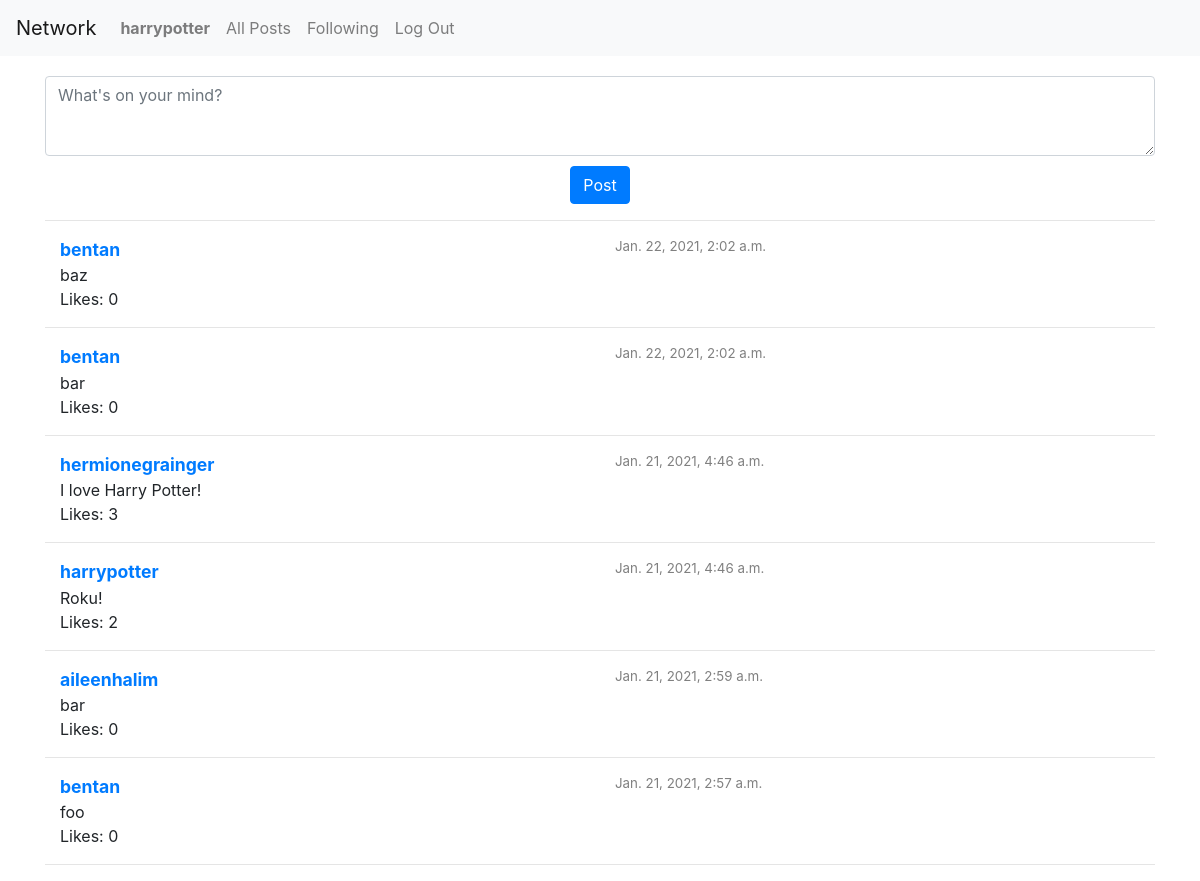
The app's page / (signed in) with its own data.
### network/models.py (models this page shows, shortened)
class User(AbstractUser):
    following = models.ManyToManyField('self', blank=True, related_name='followers', symmetrical=False)
    def __str__(self):
        return f"{self.username}"

class Post(models.Model):
    user = models.ForeignKey(User, on_delete=models.CASCADE)
    post_content = models.TextField(max_length=280)
    likes = models.ManyToManyField(User, blank=True, related_name='user_likes')
    created_timestamp = models.DateTimeField(auto_now_add=True)
    edited_timestamp = models.DateTimeField(auto_now=True)

### network/views.py (the view)
# urls.py: path("", views.index, name="index"),
def index(request):
    if request.method == 'POST' and request.user.is_authenticated:
        p = PostForm(request.POST)
        if p.is_valid():
            r = Post(user = request.user, post_content = p.cleaned_data['post_content'])
            r.save()
            return HttpResponseRedirect(reverse("index"))
    posts = Post.objects.order_by('-edited_timestamp')
    duration_dict = {}
    for post in posts:
        duration_dict[post.id] = duration(post.edited_timestamp)
    form = PostForm()
    return render(request, "network/index.html", {
        'form': form,
        'posts': posts,
        'durations': duration_dict,
    })

### network/models.py
class PostForm(ModelForm):
    class Meta:
        model = Post
        fields = ['post_content']
        label = {
            'post_content': 'Post'
        }
        widgets = {
            'post_content': Textarea(attrs={'class': 'form-control', 'placeholder': 'What\'s on your mind?', 'style': 'height: 5em; width: 100%;'}),
        }

### network/templates/network/index.html (shortened to what this page needs)
{% extends "network/layout.html" %}
{% block body %}
    <div class="container">
        <div style="padding: 10px;"></div>
        {% if user.is_authenticated and not user_profile %}
            <form method="post" action="{% url 'index' %}">
                {{form.post_content}}
                <div style="padding: 5px;"></div>
                <div style="text-align: center;"><button class="btn btn-primary" type="submit">Post</button></div>
            </form>
        {% endif %}
        <hr>
        {% for post in posts %}
            <div class="container">
                <div class="row">
                    <div class="col allPostUsername"><a href="{% url 'user' post.user %}">{{ post.user }}</a></div>
                    <div class="col allPostTimestamp">{{ post.edited_timestamp }}</div>
                </div>
                <div class="row">
                    <div class="col">{{ post.post_content }}</div>
                </div>
                <div class="row">
                    <div class="col">Likes: {{ post.likes.all.count}}</div>
                </div>
            </div>
            <hr>
        {% endfor %}
    </div>
{% endblock %}

### network/templates/network/layout.html (shortened to what this page needs)
{% load static %}
<!DOCTYPE html>
<html lang="en">
    <head>
        <link rel="stylesheet" href="https://stackpath.bootstrapcdn.com/bootstrap/4.4.1/css/bootstrap.min.css">
        <link href="{% static 'network/styles.css' %}" rel="stylesheet">
    </head>
    <body>
        <nav class="navbar navbar-expand-lg navbar-light bg-light">
            <a class="navbar-brand" href="{% url 'index' %}">Network</a>
            <div>
              <ul class="navbar-nav mr-auto">
                {% if user.is_authenticated %}
                    <li class="nav-item">
                        <a class="nav-link" href="{% url 'user' user.username %}" id="logged_in_user">{{ user.username }}</a>
                    </li>
                {% endif %}
                <li class="nav-item">
                  <a class="nav-link" href="{% url 'index' %}">All Posts</a>
                </li>
                {% if user.is_authenticated %}
                    <li class="nav-item">
                        <a class="nav-link" href="#">Following</a>
                    </li>
                    <li class="nav-item">
                        <a class="nav-link" href="{% url 'logout' %}">Log Out</a>
                    </li>
                {% endif %}
              </ul>
            </div>
          </nav>
        <div class="body">
            {% block body %}
            {% endblock %}
        </div>
    </body>
</html>

### network/static/network/styles.css (style rules this page uses)
.allPostUsername { font-weight: bold; font-size: 1.1em; }
.allPostTimestamp { color: grey; font-size: smaller; }
#logged_in_user { font-weight: bold; }

### records on screen
User: username "harrypotter"
Post: user "bentan", edited_timestamp "Jan. 22, 2021, 2:02 a.m.", post_content "baz", likes.all.count "0"
Post: user "bentan", edited_timestamp "Jan. 22, 2021, 2:02 a.m.", post_content "bar", likes.all.count "0"
Post: user "hermionegrainger", edited_timestamp "Jan. 21, 2021, 4:46 a.m.", post_content "I love Harry Potter!", likes.all.count "3"
Post: user "harrypotter", edited_timestamp "Jan. 21, 2021, 4:46 a.m.", post_content "Roku!", likes.all.count "2"
Post: user "aileenhalim", edited_timestamp "Jan. 21, 2021, 2:59 a.m.", post_content "bar", likes.all.count "0"
Post: user "bentan", edited_timestamp "Jan. 21, 2021, 2:57 a.m.", post_content "foo", likes.all.count "0"
